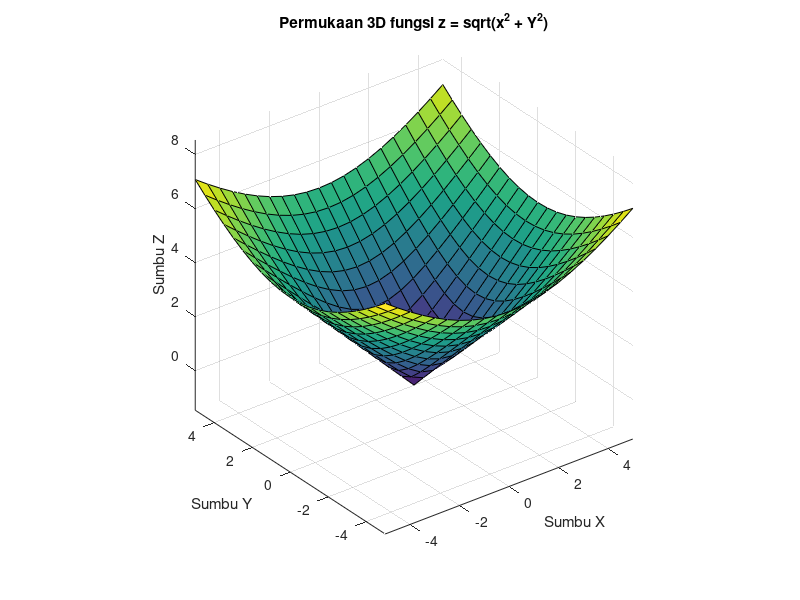

This chart was generated by the following MATLAB code:
n = -5:0.5:5;
[X, Y] = meshgrid(n, n);
Z = sqrt(X.^2 + Y.^2);
figure(2);
surf(X, Y, Z);
title('Permukaan 3D fungsi z = sqrt(x^2 + Y^2)');
xlabel('Sumbu X');
ylabel('Sumbu Y');
zlabel('Sumbu Z');
axis equal;

% vim:ft=matlab
